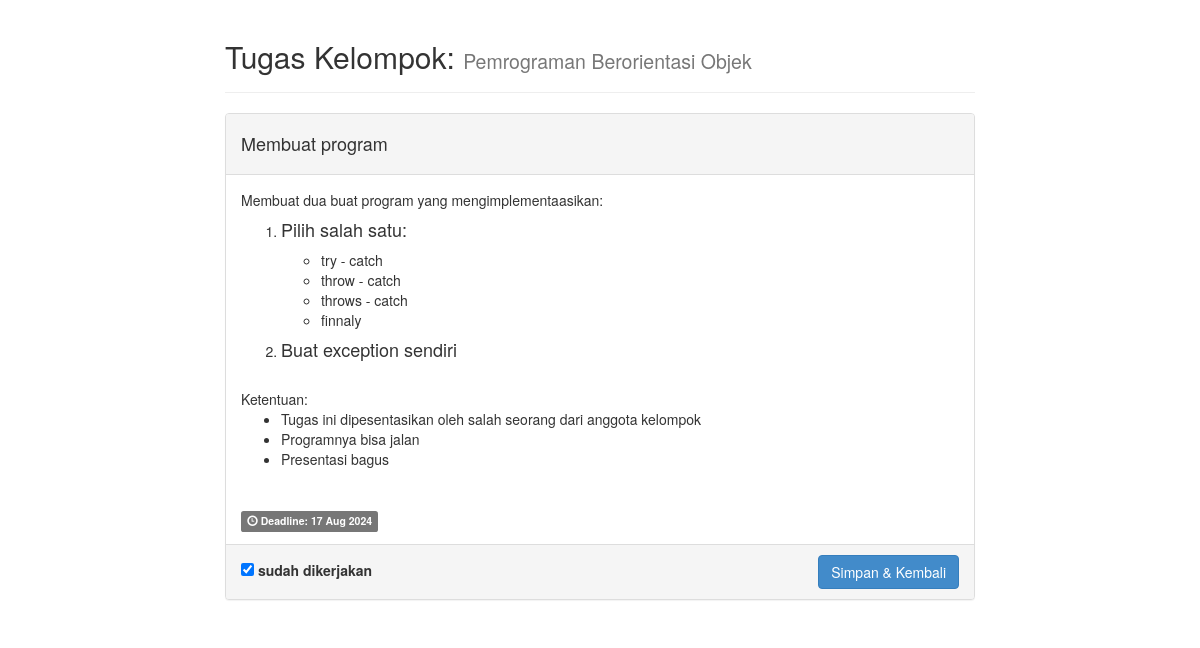
Screenshot of /detail.php?id=2 (signed in) with the database file from the repository.
### tables this page shows
CREATE TABLE `tugas` (
  `id` int(5) NOT NULL,
  `matakul` varchar(32) DEFAULT NULL,
  `judul` varchar(64) DEFAULT NULL,
  `deskripsi` text DEFAULT NULL,
  `jenis` int(2) DEFAULT 1 COMMENT '1 = individu, 2 = kelompok',
  `deadline` date DEFAULT NULL,
  `selesai` int(2) DEFAULT 0 COMMENT '0 = belum selesai, 1 = selesai',
  `user_id` int(11) DEFAULT NULL
);

### detail.php (the view, shortened to what this page needs)
<?php
	include("konek.php");
	if(isSet($_GET['id'])){
		$sql = mysqli_query($koneksi, "SELECT * FROM tugas WHERE id='".$_GET['id']."';");
		$tugas = mysqli_fetch_array($sql);
		($tugas['jenis'] == 1) ? $jenis = "Individu" :	$jenis = "Kelompok";
?>
<!DOCTYPE html>
<html lang="id">
<head>
	<link href='aset/css/bootstrap.css' rel='stylesheet' type='text/css' />
</head>
<body>
<div class="container">
	<div class="row">
		<div class="col-md-8">
			<div class="page-header"><h2>Tugas <?php echo $jenis ?>: <small><?php echo $tugas['matakul']; ?></small></h2></div>
			<div class="panel panel-default">
  				<div class="panel-heading"><h4><?php echo $tugas['judul']; ?></h4></div>
  				<div class="panel-body">
   				 <?php echo $tugas['deskripsi']; ?>
  				</div>
  				<div class="panel-body">
  				<b class="label label-default"><span class="glyphicon glyphicon-time"></span> Deadline: <?php echo date("j M Y", strtotime($tugas['deadline'])); ?></b>
  				</div>
  				<div class="panel-footer">
  					<form action="" method="POST">
  					<table width="100%">
  						<tr>
  							<td>
  								<?php if($tugas['selesai'] == 1){ ?>
  									<label><input type="checkbox" name="status" value="1" checked="checked"/> sudah dikerjakan</label>
  								<?php } else { ?>
  									<label><input type="checkbox" name="status" value="1"/> sudah dikerjakan</label>
  								<?php } ?>
  							</td>
  							<td style="text-align:right"><input type="submit" class="btn btn-primary" value="Simpan & Kembali" name="update" title="Simpan perubahan status tugas dan kembali ke manu utama"/></td>
  						</tr>
  					</table>
  					</form>
  				</div>
			</div>
		</div>
	</div>
</div>
</body>
</html>
<?php } ?>

### rows the page displays
tugas: matakul "Pemrograman Berorientasi Objek", judul "Membuat program", deskripsi "Membuat dua buat program yang mengimplementaasikan: Pilih salah satu: try - catch throw - catch throws - catch finnaly Buat exception sendiri Ketentuan: Tugas ini dipesentasikan oleh salah seorang dari anggota kelompok Programnya bisa jalan Presentasi bagus", deadline "17 Aug 2024"

### other values shown
$jenis "Kelompok"
